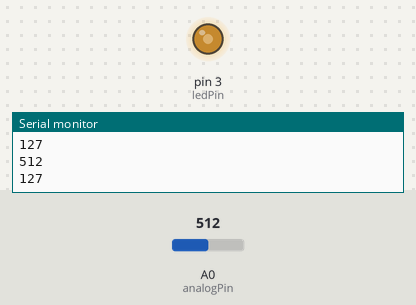
Bench run of a sketch on a simulated Arduino Uno, built with avr-gcc and run on an emulated ATmega328P. On the bench: output pins drawn as LEDs (lit = HIGH), the last lines printed to the serial monitor. The inputs (shaded band) are chosen by the test bench; at power-on: A0 (analogPin) = 512.

Above: at 1.2 s.
1.3 s: A0 (analogPin) set to 716
At 1.9 s:
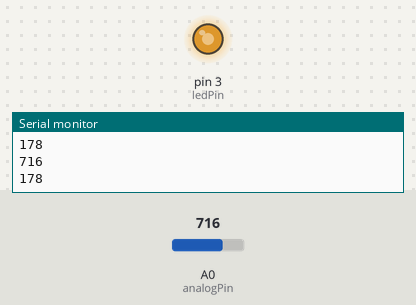
3.0 s: A0 (analogPin) set to 900
At 4.2 s:
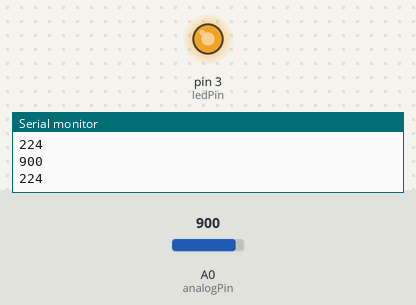
4.5 s: A0 (analogPin) set to 122
At 5.6 s:
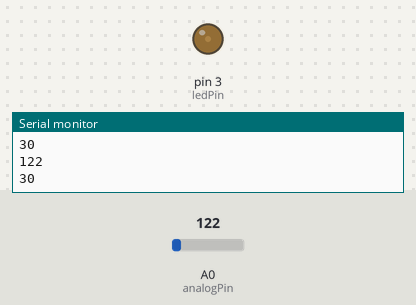
6.0 s: A0 (analogPin) set to 0
At 6.8 s:
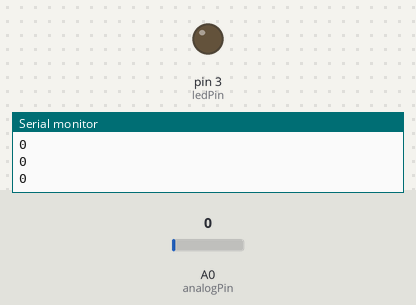
7.5 s: A0 (analogPin) set to 511
At 8.0 s:
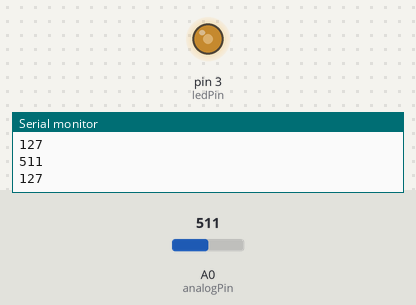
Timing chart, 0 to 10.0 s (numbered marks = the images above; inputs shaded):
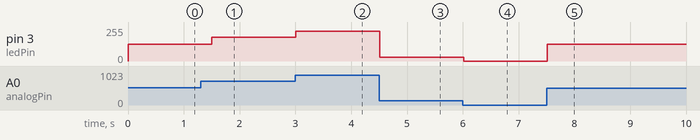

The sketch:

Lab1_LED_PWM.ino
```cpp
int analogPin = 0;
int ledPin = 3;
void setup() {
  // put your setup code here, to run once:
  Serial.begin(9600);
}

void loop() {
  // put your main code here, to run repeatedly:
  int val = analogRead(analogPin);
  float convert = (float(val)/1023) * 255;
  int pwm = int(convert);
  Serial.println(val);
  Serial.println(pwm);
  analogWrite(ledPin, pwm);
  delay(250);
}
```

Measured:
- after the input at 1.3 s, pin 3 (ledPin): 127/255 → 178/255 after 0.20 s
- after the input at 3.0 s, pin 3 (ledPin): 178/255 → 224/255 at once
- after the input at 4.5 s, pin 3 (ledPin): 224/255 → 30/255 at once
- after the input at 6.0 s, pin 3 (ledPin): 30/255 → 0/255 at once
- after the input at 7.5 s, pin 3 (ledPin): 0/255 → 127/255 at once
